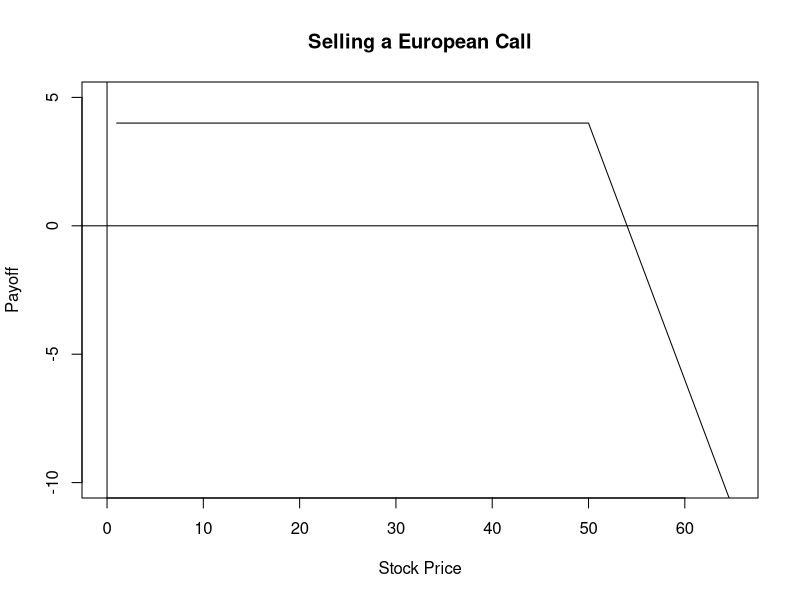
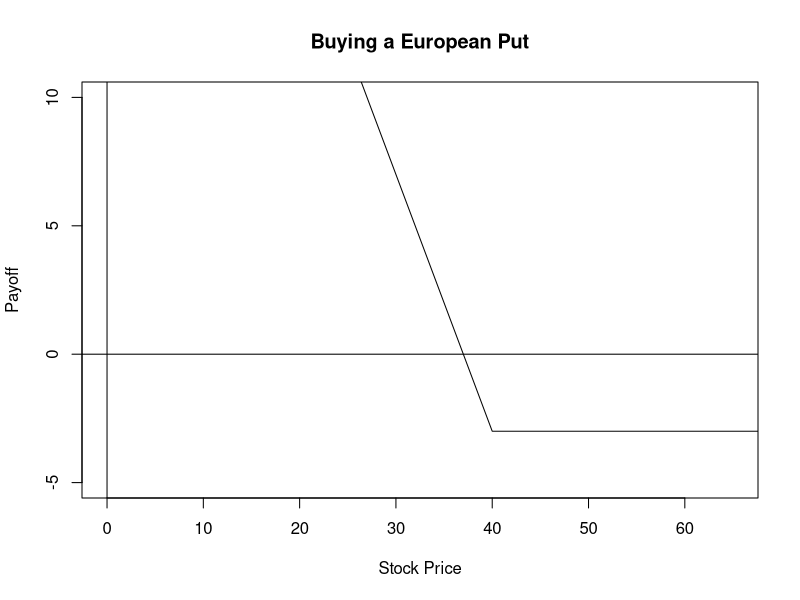
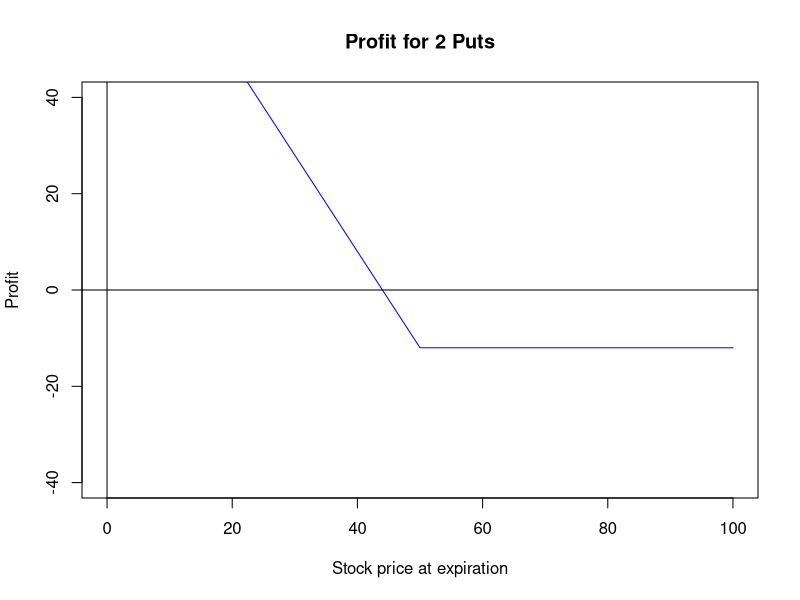
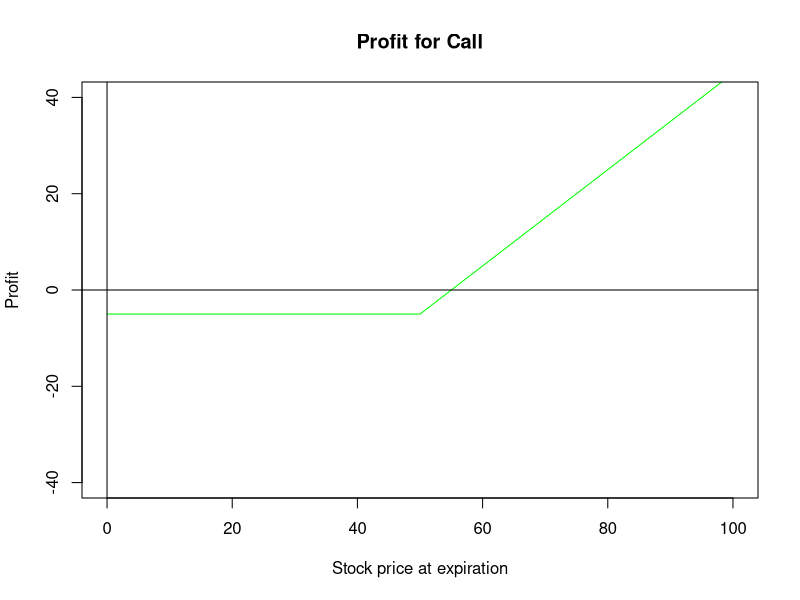
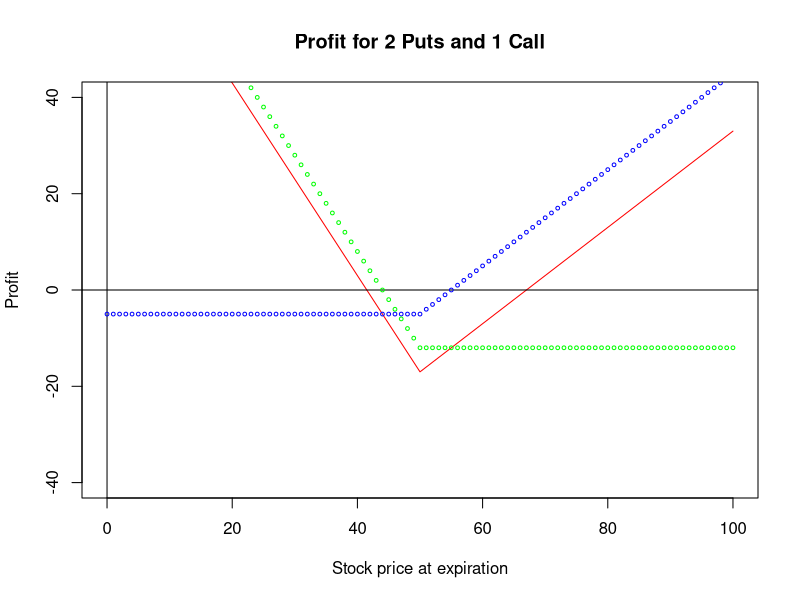
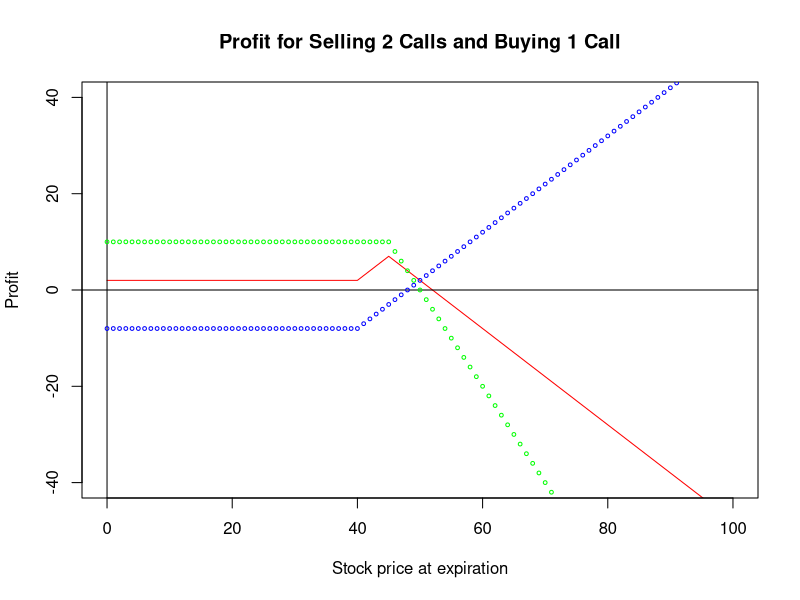
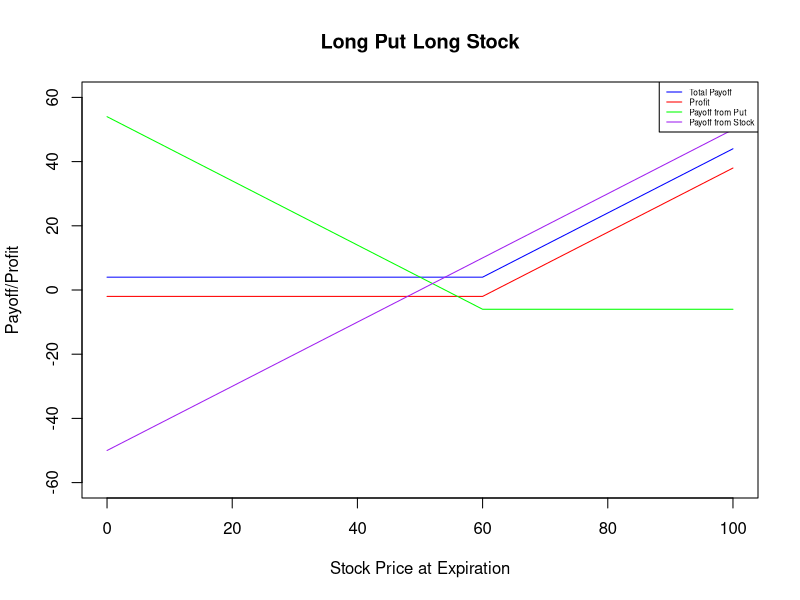
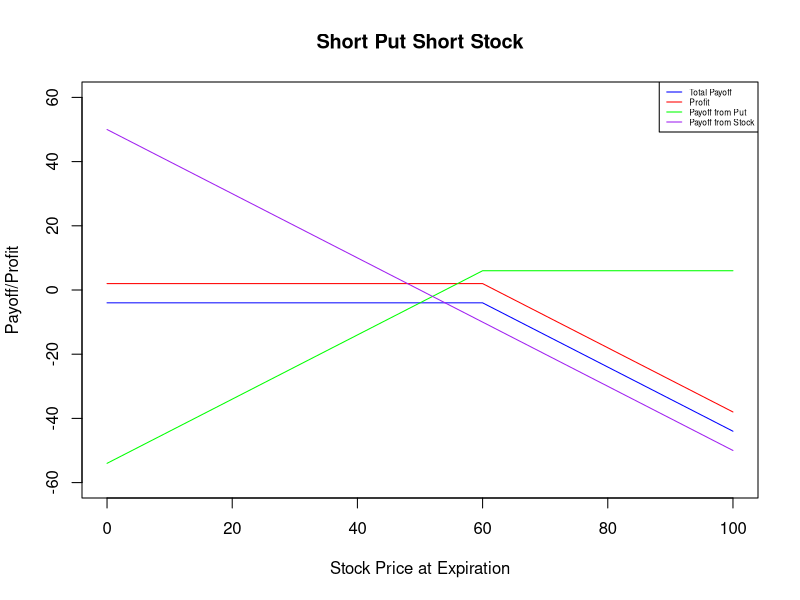

These figures' R source, in order:
## ---- chunk 1
#A.  Sell call 
#Stock price at t=0:
s0 <- 47

#Hypothetical prices of the stock at expiration:
s1 <- seq(1,100,1)

#Price of the call:
c <- 4

#Exercise price:
E <- 50


#Profit from selling the call:
profit_call <- ifelse(s1>E, E-s1+c, c)


#Plot of the profit from selling the call:
plot(s1, profit_call, type="l", ylim=c(-10,5), xlim = c(0, 65), xlab = "Stock Price", ylab = "Payoff", main = "Selling a European Call")



abline(h=0)
abline(v=0)
## ---- chunk 2
#A.  Buying put 
#Stock price at t=0:
s0 <- 42

#Hypothetical prices of the stock at expiration:
s1 <- seq(1,100,1)

#Price of the put:
c <- 3

#Exercise price:
E <- 40

#Profit from buying put
profit_call <- ifelse(s1>E, -c, E-s1-c)


#Plot of the profit from selling the call:
plot(s1, profit_call, type="l", ylim=c(-5,10), xlim = c(0, 65), xlab = "Stock Price", ylab = "Payoff", main = "Buying a European Put")



abline(h=0)
abline(v=0)
## ---- chunk 3
# Set the option parameters
E <- 50 # Exercise price for both the call and the put
call_price <- 5
put_price <- 6

# Create a sequence of potential stock prices at expiration
S <- seq(0, 100, 1)

# A. Calculate and plot the profit for the 2 puts
profit_put <- ifelse(S < E, E - S - put_price, -put_price) * 2

plot(S, profit_put, type="l", ylim=c(-40,40), 
     ylab="Profit", xlab="Stock price at expiration",
     main="Profit for 2 Puts", col="blue")

abline(h=0)
abline(v=0)

# B. Calculate and plot the profit for the call
profit_call <- ifelse(S > E, S - E - call_price, -call_price)

plot(S, profit_call, type="l", ylim=c(-40,40), 
     ylab="Profit", xlab="Stock price at expiration",
     main="Profit for Call", col="green")
abline(h=0)
abline(v=0)

# C. Calculate and plot the total profit for the 2 puts and 1 call
total_profit <- profit_put + profit_call

plot(S, total_profit, type="l", ylim=c(-40,40), 
     ylab="Profit", xlab="Stock price at expiration",
     main="Profit for 2 Puts and 1 Call", col="red")
abline(h=0)
abline(v=0)
points(S,profit_call, lty="dashed", col="blue", cex = 0.5)
points(S,profit_put, lty="dashed", col="green", cex = 0.5)
## ---- chunk 4
# Set the option parameters
E <- 40
call_price <- 8

# Create a sequence of potential stock prices at expiration
S <- seq(0, 100, 1)

# A. Calculate and plot the profit for the buying put
profit_buy <- ifelse(S > E, S-E-call_price, -call_price) 


E_sell <- 45
call_price_sell <- 5
profit_sell <- ifelse(S>E_sell, E_sell-S+call_price_sell, call_price_sell)*2


total_profit <- profit_buy + profit_sell

plot(S, total_profit, type="l", ylim=c(-40,40), 
     ylab="Profit", xlab="Stock price at expiration",
     main="Profit for Selling 2 Calls and Buying 1 Call", col="red")
abline(h=0)
abline(v=0)
points(S,profit_buy, lty="dashed", col="blue", cex = 0.5)
points(S,profit_sell, lty="dashed", col="green", cex = 0.5)


## ---- chunk 5
# Set the parameters
E <- 60 # Exercise price for both the call and the put
r <- 0.05 # Risk-free interest rate
t <- 1 # Time to expiration in years
call_price <- 5
put_price <- 6
S0 <- 50 # Initial stock price

# Create a sequence of potential stock prices at expiration
S <- seq(0, 100, 1)

# A. Long put long stock
payoff_put <- ifelse(S > E,-put_price, E-S-put_price)

payoff_stock <- S - S0
payoff_a <- payoff_put + payoff_stock
profit_a <- payoff_a - put_price

plot(S, payoff_a, type="l", col="blue", ylim=c(-60,60),
     main="Long Put Long Stock", ylab="Payoff/Profit", xlab="Stock Price at Expiration")
lines(S, profit_a, col="red")
lines(S, payoff_put, col="green")
lines(S, payoff_stock, col="purple")

legend("topright", legend=c("Total Payoff", "Profit", "Payoff from Put", "Payoff from Stock"),
       col=c("blue", "red", "green", "purple"), lty=1, cex=0.5)

# B. Short put short stock
payoff_put <- ifelse(S > E, put_price, -E+S+put_price)
payoff_stock <- S0-S
payoff_b <- payoff_put + payoff_stock
profit_b <- payoff_b + put_price 

plot(S, payoff_b, type="l", col="blue", ylim=c(-60,60),
     main="Short Put Short Stock", ylab="Payoff/Profit", xlab="Stock Price at Expiration")
lines(S, profit_b, col="red")
lines(S, payoff_put, col="green")
lines(S, payoff_stock, col="purple")

legend("topright", legend=c("Total Payoff", "Profit", "Payoff from Put", "Payoff from Stock"),
       col=c("blue", "red", "green", "purple"), lty=1, cex=0.5)

# C. Long call short stock
payoff_call <- ifelse(S > E, S - E - call_price, -call_price)
payoff_stock <- S0-S
payoff_c <- payoff_call + payoff_stock
profit_c <- payoff_c - call_price

plot(S, payoff_c, type="l", col="blue", ylim=c(-60,60),
     main="Long Call Short Stock", ylab="Payoff/Profit", xlab="Stock Price at Expiration")
lines(S, profit_c, col="red")
lines(S, payoff_call, col="green")
lines(S, payoff_stock, col="purple")

legend("topright", legend=c("Total Payoff", "Profit", "Payoff from Call", "Payoff from Stock"),
       col=c("blue", "red", "green", "purple"), lty=1, cex=0.5)

# D. Short call long stock
payoff_call <- ifelse(S > E, -S + E + call_price, call_price)
payoff_stock <- S - S0
payoff_d <- payoff_call + payoff_stock
profit_d <- payoff_d + call_price 

plot(S, payoff_d, type="l", col="blue", ylim=c(-60,60),
     main="Short Call Long Stock", ylab="Payoff/Profit", xlab="Stock Price at Expiration")
# Add lines to the plot for the total profit, payoff from the call, and payoff from the stock
lines(S, profit_d, col="red")
lines(S, payoff_call, col="green")
lines(S, payoff_stock, col="purple")

# Add a legend to the plot
legend("topleft", legend=c("Total Payoff", "Profit", "Payoff from Call", "Payoff from Stock"),
       col=c("blue", "red", "green", "purple"), lty=1, cex=0.5)

## ---- chunk 6
# Set the option parameters
E <- 50

# Create a sequence of potential stock prices at expiration
S <- seq(0, 100, 1)

# A. Calculate and plot the profit for the buying put
profit_buy <- ifelse(S > E, S-E, 0) 

E2 <- 60

profit_buy2 <- ifelse(S>E2, E2 - S, 0)


total_profit <- profit_buy + profit_buy2

plot(S, total_profit, type="l", ylim=c(-40,40), 
     ylab="Payoff", xlab="Stock price at expiration",
     main="Bullish Call Spread", col="red", lwd = 10)
abline(h=0)
abline(v=0)
points(S,profit_buy, lty="dashed", col="blue", cex = 0.5)
points(S,profit_buy2, lty="dashed", col="green", cex = 0.5)

## ---- chunk 7
# Bearish Put Spread
# A. Calculate and plot the profit for the buying put
profit_put <- ifelse(S > E2, 0, E2-S) 

profit_put2 <- ifelse(S>E,  0, -E + S)

total_profit2  <- profit_put + profit_put2
plot(S, total_profit2, type="l", ylim=c(-40,40), 
     ylab="Payoff", xlab="Stock price at expiration",
     main="Bearish Put Spread", col="red", lwd = 10)
abline(h=0)
abline(v=0)
points(S,profit_put, lty="dashed", col="blue", cex = 0.5)
points(S,profit_put2, lty="dashed", col="green", cex = 0.5)

## ---- chunk 8
# Combined
box_spread  <- total_profit + total_profit2
plot(S, box_spread, type="l", ylim=c(-40,40), 
     ylab="Payoff", xlab="Stock price at expiration",
     main="Box Spread", col="red", lwd = 10)
abline(h=0)
abline(v=0)
points(S,total_profit, lty="dashed", col="blue", cex = 0.5)
points(S,total_profit2, lty="dashed", col="green", cex = 0.5)
## ---- chunk 9
# Bearish Put Spread
# A. Calculate and plot the profit for the buying put
profit_put <- ifelse(S > E2, 0, E2-S) 

profit_put2 <- ifelse(S>E,  0, -E + S)

total_profit2  <- profit_put + profit_put2
plot(S, total_profit2, type="l", ylim=c(-40,40), 
     ylab="Payoff", xlab="Stock price at expiration",
     main="Bearish Put Spread", col="red", lwd = 10)
abline(h=0)
abline(v=0)
points(S,profit_put, lty="dashed", col="blue", cex = 0.5)
points(S,profit_put2, lty="dashed", col="green", cex = 0.5)

## ---- chunk 10
# Bearish Call Spread
# A. Calculate and plot the profit for the buying put
E2 = 60
E = 50
profit_call <- ifelse(S > E2, S - E2, 0) 

profit_call2 <- ifelse(S>E,  -S+E, 0)

total_profit2  <- profit_call + profit_call2
plot(S, total_profit2, type="l", ylim=c(-40,40), 
     ylab="Payoff", xlab="Stock price at expiration",
     main="Bearish Call Spread", col="red", lwd = 10)
abline(h=0)
abline(v=0)
points(S,profit_call, lty="dashed", col="blue", cex = 0.5)
points(S,profit_call2, lty="dashed", col="green", cex = 0.5)

